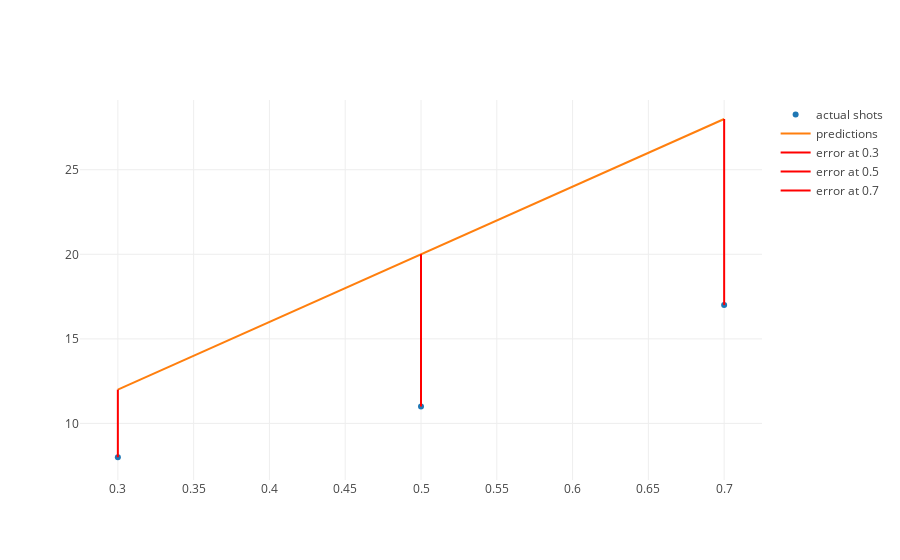

Source (notebook cell):
### Markdown cell above
And we can plot the predictions of our hypothesis function alongside our actual data.

### Code cell
from data import plot_data_and_errors
plot_data_and_errors()

### Figure 1 — Plotly figure (JSON) as saved in the notebook; plotly's stock layout.template omitted (floating-point values rounded to 4 significant figures)
{"data": [{"mode": "markers", "name": "actual shots", "text": [], "type": "scatter", "uid": "88543a68-df1c-496c-9fa2-a170f8c1dc97", "x": [0.3, 0.5, 0.7], "y": [8, 11, 17]}, {"mode": "lines", "name": "predictions", "text": [], "type": "scatter", "uid": "a66edf59-5585-40c8-bb17-ffde1894f644", "x": [0.3, 0.4, 0.5, 0.6, 0.7], "y": [12, 16, 20, 24, 28]}, {"hoverinfo": "none", "marker": {"color": "red"}, "mode": "lines", "name": "error at 0.3", "text": ["-4"], "textposition": "top right", "type": "scatter", "uid": "862ee9a2-81e3-4873-82cf-3bc8f4f12b52", "x": [0.3, 0.3], "y": [12, 8]}, {"hoverinfo": "none", "marker": {"color": "red"}, "mode": "lines", "name": "error at 0.5", "text": ["-9"], "textposition": "top right", "type": "scatter", "uid": "c3dc7f8b-f7c9-4322-9e23-88f7b97789e6", "x": [0.5, 0.5], "y": [20, 11]}, {"hoverinfo": "none", "marker": {"color": "red"}, "mode": "lines", "name": "error at 0.7", "text": ["-11"], "textposition": "top right", "type": "scatter", "uid": "b50d666b-7ee4-4867-951d-94511b744673", "x": [0.7, 0.7], "y": [28, 17]}], "layout": {"autosize": true, "xaxis": {"autorange": true, "range": [0.2751, 0.7249], "type": "linear"}, "yaxis": {"autorange": true, "range": [6.558, 29.13], "type": "linear"}}}
